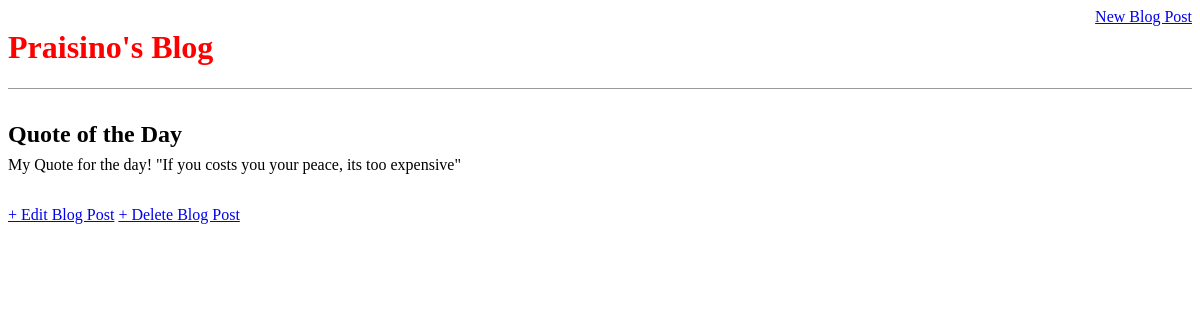
The app's page /post/2/ with its own data.
### blog/models.py (models this page shows, shortened)
class Post(models.Model):
    title = models.CharField(max_length=200)
    author = models.ForeignKey('auth.User', on_delete=models.CASCADE,)
    body = models.TextField()

### blog/views.py (the view)
# urls.py: path('post/<int:pk>/', BlogDetailView.as_view(), name='post_detail'),
class BlogDetailView(DetailView):
    model = Post
    template_name = 'post_detail.html'

### blog/templates/post_detail.html
{% extends 'base.html' %}
{% block content %}
    <div class="post-entry">
        <h2>{{ post.title}}</h2>
        <p>{{ post.body }}</p>
    </div>
    <a href="{% url 'post_edit' post.pk %}">+ Edit Blog Post</a>
    <a href="{% url 'post_delete' post.pk %}">+ Delete Blog Post</a>
{% endblock %}

### blog/static/css/base.css (style rules this page uses)
body { font-family: 'Source Sans Pro', san font-size: 18px; }
.post-entry { margin-bottom: 2rem; }
.post-entry h2 { margin: 0.5rem 0; }
.post-entry p { margin: 0; font-weight: 400; }

### records on screen
Post: title "Quote of the Day", body "My Quote for the day! \"If you costs you your peace, its too expensive\""
